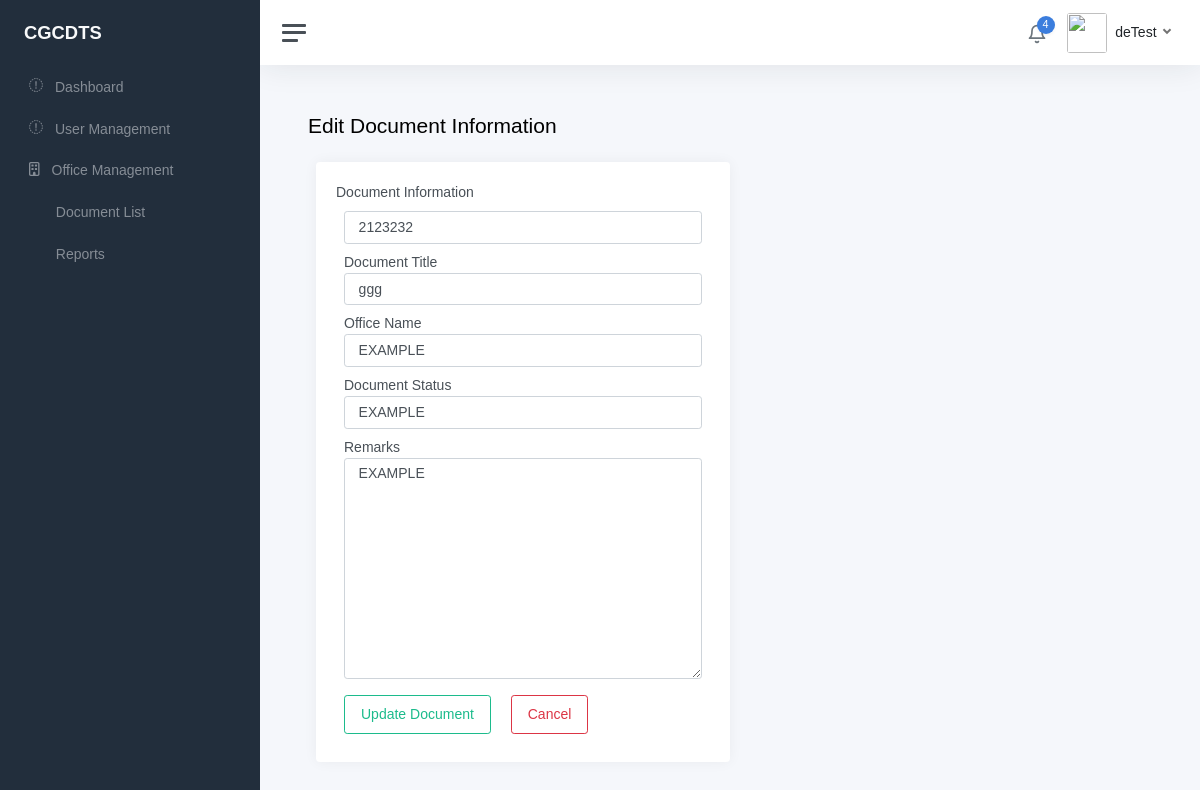
/user/add_document_action.php?id=1 (signed in), run on the app's committed database.
### tables this page shows
CREATE TABLE `document` (
  `id` int NOT NULL,
  `doc_num` varchar(15) NOT NULL,
  `doc_title` varchar(50) NOT NULL,
  `office_name` varchar(100) NOT NULL,
  `doc_status` varchar(15) NOT NULL,
  `remarks` varchar(150) NOT NULL
);

### includes/autoloader.inc.php (called while the page is built, shortened)
<?php
function autoLoader ($className){
    $path = "../classes/";
    $ext = ".php";
    $fullPath = $path . $className . $ext;
}
?>

### config/connection.php (called while the page is built, shortened)
<?php
include_once '../includes/autoloader.inc.php';
$db = new Connection();
$conn = $db->conn();
$document = new Add_Document($conn);

### classes/Add_Document.php (called while the page is built, shortened)
<?php
class Add_Document
{
    private $conn;
    function __construct($conn)
    {
        $this->conn = $conn;
    }
    public function getDocumentById($id)
    {
        try {
            $sql = "SELECT * FROM document WHERE id = $id";
            $result = $this->conn->query($sql);
            return $result->fetch(PDO::FETCH_ASSOC);
        } catch (PDOException $e) {
            echo $e->getMessage();
        }
    }
}

### user/add_document_action.php (the view, shortened to what this page needs)
<?php require_once '../includes/sidebar_header.php';
if (isset($_GET['id'])) {
    $doc_id = $_GET['id'];
    $documentData = $document->getDocumentById($doc_id);
}
?>
<main class="content">
    <div class="container-fluid p-0">
        <h1 class="h3 mb-3">Edit Document Information</h1>
        <form action="../controller/user_document_edit.php" method="POST">
            <div class="ofc-card d-flex justify-content-start flex p-2 gap-3">
                <div class="ofc-item w-50">
                    <div class="card">
                        <div class="card-body">
                            Document Information
                            <div class="form-group m-0 m-2">
                                <input type="text" name="doc_num" class="form-control"
                                    value="<?php echo $documentData['doc_num'] ?>" required>
                            </div>
                            <div class="form-group m-0 m-2">
                                <label class="form-label m-0">Document Title</label>
                                <input type="text" name="doc_title" class="form-control"
                                    value="<?php echo $documentData['doc_title'] ?>" required>
                            </div>
                            <div class="form-group m-0 m-2">
                                <label class="form-label m-0">Office Name</label>
                                <input type="text" name="office_name" class="form-control"
                                    value="<?php echo $documentData['office_name'] ?>" required>
                            </div>
                            <div class="form-group m-0 m-2">
                                <label class="form-label m-0">Document Status</label>
                                <input type="text" name="doc_status" class="form-control"
                                    value="<?php echo $documentData['doc_status'] ?>" required>
                            </div>
                            <div class="form-group m-0 m-2">
                                <label class="form-label m-0">Remarks</label>
                                <textarea type="text" name="remarks" class="form-control" id="5" cols="3" rows="10"
                                    required><?php echo $documentData['remarks'] ?></textarea>
                            </div>
                            <button type="submit" name="edit_document"
                                class="btn btn-outline-success m-0 m-2 d-rounded py-2 px-3">Update
                                Document</button>
                            <button type="button" class="btn btn-outline-danger m-0 m-2 d-rounded py-2 px-3"
                                onclick="goBack()">Cancel</button>
                        </div>
                    </div>
                </div>
            </div>
</main>
<?php require_once '../includes/sidebar_footer.php' ?>

### css/cgcdts.css (style rules this page uses)
.d-rounded { border-radius: 50px; }
body { font-family: "Roboto", sans-serif; }

### data on the page
document: doc_num "2123232", doc_title "ggg", office_name "EXAMPLE", doc_status "EXAMPLE", remarks "EXAMPLE"

### other printed values
$_SESSION["username"] "deTest"
